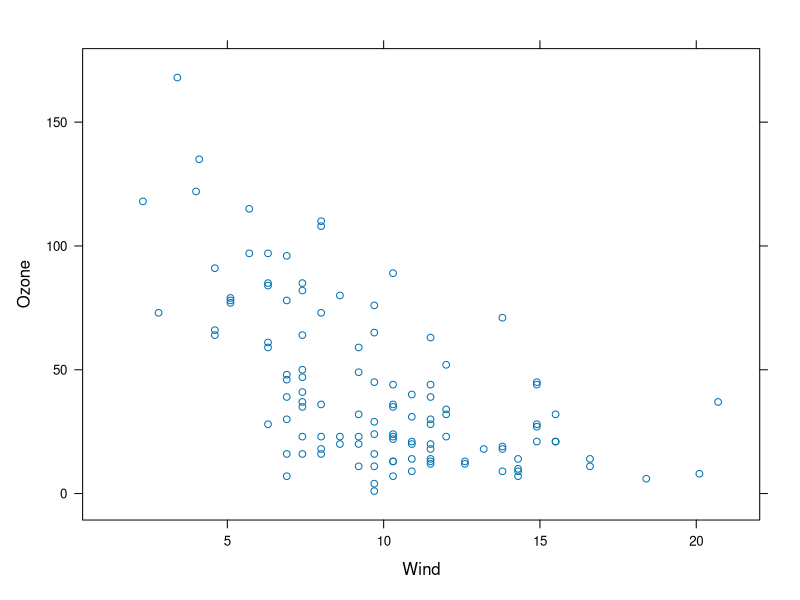
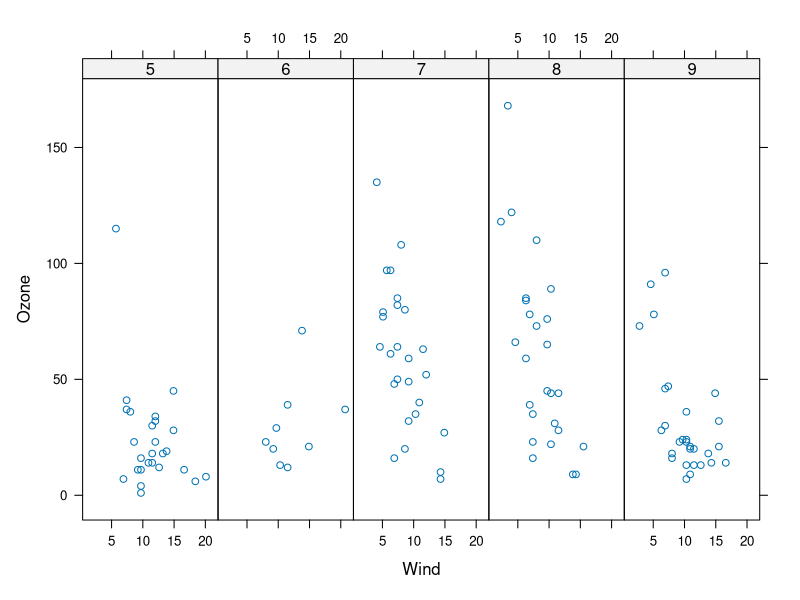
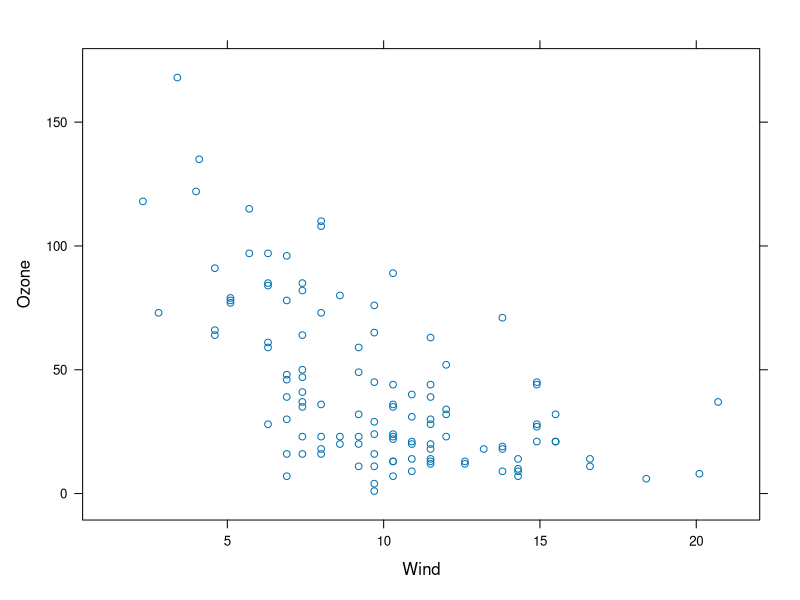
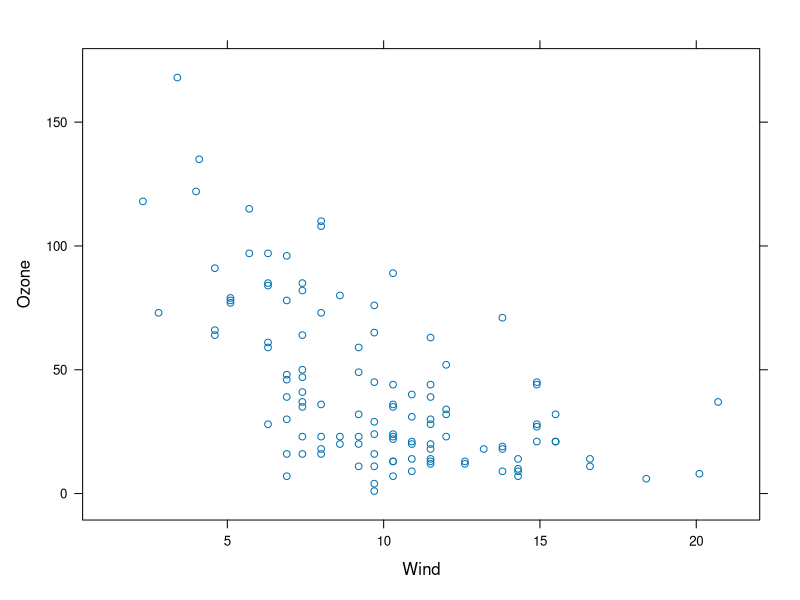
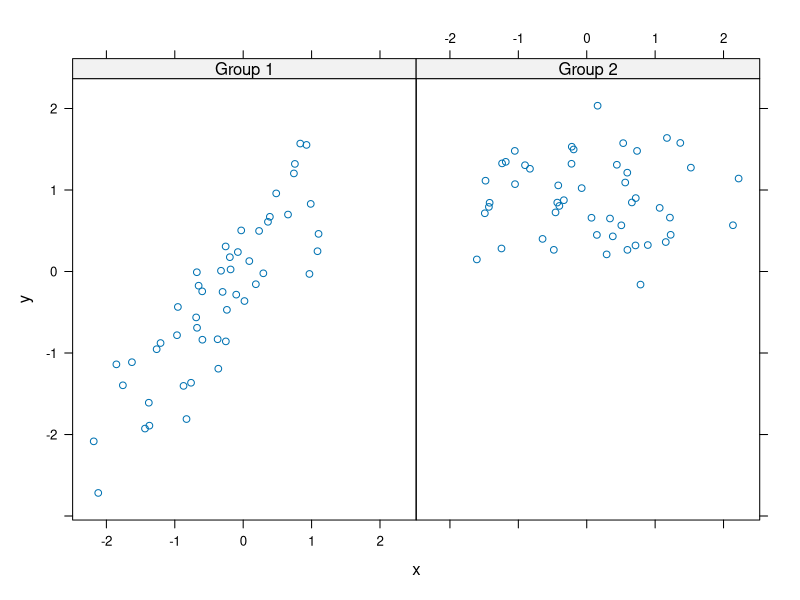
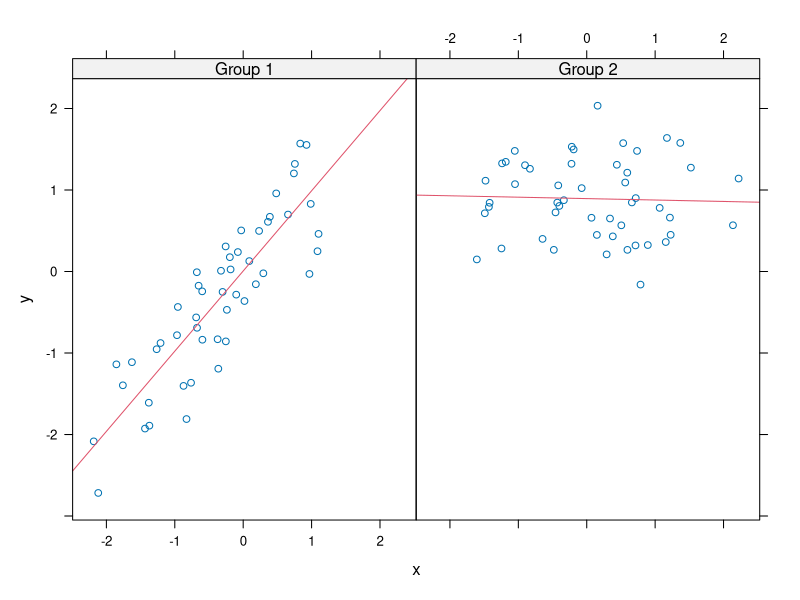

Here is the R script that generated these plots, in order:
#Lattice Plot

library(lattice)
library(datasets)
##simple scatterplot
xyplot(Ozone ~ Wind, data = airquality)

##Convert 'Month' to a factor variable
airquality <- transform(airquality, Month= factor(Month))
xyplot(Ozone ~ Wind | Month, data = airquality, layout=c(5,1))

p <- xyplot(Ozone~Wind, data = airquality) ##Nothing happens
print(p)
xyplot(Ozone~Wind, data = airquality) ##Auto printing

set.seed(10)
x <- rnorm(100)
f <- rep(0:1, each=50)
y <- x+f -f *x + rnorm(100, sd=0.5)
f <- factor(f, labels = c("Group 1", "Group 2"))
xyplot(y~x | f, layout= c(2,1)) ##Plot with 2 panels

## Custom panel function
xyplot(y ~ x | f, panel = function(x, y, ...) {
        panel.xyplot(x, y, ...)  ## First call default panel function
        panel.lmline(x, y, col = 2)  ## Overlay a simple linear regression line
})

